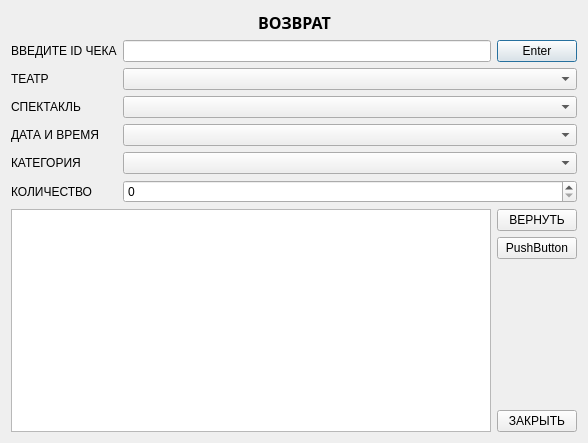
<?xml version="1.0" encoding="UTF-8"?>
<ui version="4.0">
 <class>DialogReturn</class>
 <widget class="QDialog" name="DialogReturn">
  <property name="geometry">
   <rect>
    <x>0</x>
    <y>0</y>
    <width>588</width>
    <height>443</height>
   </rect>
  </property>
  <property name="windowTitle">
   <string>DialogReturn</string>
  </property>
  <layout class="QVBoxLayout" name="verticalLayout_2">
   <item>
    <layout class="QHBoxLayout" name="horizontalLayout_2">
     <item>
      <spacer name="horizontalSpacer_3">
       <property name="orientation">
        <enum>Qt::Horizontal</enum>
       </property>
       <property name="sizeHint" stdset="0">
        <size>
         <width>156</width>
         <height>20</height>
        </size>
       </property>
      </spacer>
     </item>
     <item>
      <widget class="QLabel" name="label_2">
       <property name="font">
        <font>
         <family>Segoe UI Black</family>
         <pointsize>12</pointsize>
         <weight>75</weight>
         <bold>true</bold>
        </font>
       </property>
       <property name="text">
        <string>ВОЗВРАТ</string>
       </property>
      </widget>
     </item>
     <item>
      <spacer name="horizontalSpacer_4">
       <property name="orientation">
        <enum>Qt::Horizontal</enum>
       </property>
       <property name="sizeHint" stdset="0">
        <size>
         <width>156</width>
         <height>20</height>
        </size>
       </property>
      </spacer>
     </item>
    </layout>
   </item>
   <item>
    <layout class="QFormLayout" name="formLayout">
     <item row="0" column="0">
      <widget class="QLabel" name="saleIdLabel">
       <property name="text">
        <string>ВВЕДИТЕ ID ЧЕКА</string>
       </property>
      </widget>
     </item>
     <item row="0" column="1">
      <layout class="QHBoxLayout" name="horizontalLayout">
       <item>
        <widget class="QLineEdit" name="lineEdit"/>
       </item>
       <item>
        <widget class="QPushButton" name="enterBillId">
         <property name="text">
          <string>Enter</string>
         </property>
        </widget>
       </item>
      </layout>
     </item>
     <item row="1" column="0">
      <widget class="QLabel" name="theaterLabel">
       <property name="text">
        <string>ТЕАТР</string>
       </property>
      </widget>
     </item>
     <item row="1" column="1">
      <widget class="QComboBox" name="thBox"/>
     </item>
     <item row="2" column="0">
      <widget class="QLabel" name="specLabel">
       <property name="text">
        <string>СПЕКТАКЛЬ</string>
       </property>
      </widget>
     </item>
     <item row="2" column="1">
      <widget class="QComboBox" name="spBox"/>
     </item>
     <item row="3" column="0">
      <widget class="QLabel" name="datetimeLabel">
       <property name="text">
        <string>ДАТА И ВРЕМЯ</string>
       </property>
      </widget>
     </item>
     <item row="3" column="1">
      <widget class="QComboBox" name="dtBox"/>
     </item>
     <item row="4" column="0">
      <widget class="QLabel" name="categoryLabel">
       <property name="text">
        <string>КАТЕГОРИЯ</string>
       </property>
      </widget>
     </item>
     <item row="4" column="1">
      <widget class="QComboBox" name="ctBox"/>
     </item>
     <item row="5" column="0">
      <widget class="QLabel" name="quantityLabel">
       <property name="text">
        <string>КОЛИЧЕСТВО</string>
       </property>
      </widget>
     </item>
     <item row="5" column="1">
      <widget class="QSpinBox" name="qnBox"/>
     </item>
    </layout>
   </item>
   <item>
    <layout class="QHBoxLayout" name="horizontalLayout_8">
     <item>
      <widget class="QTableWidget" name="tableWidget"/>
     </item>
     <item>
      <layout class="QVBoxLayout" name="verticalLayout">
       <item>
        <widget class="QPushButton" name="returnButton">
         <property name="text">
          <string>ВЕРНУТЬ</string>
         </property>
        </widget>
       </item>
       <item>
        <widget class="QPushButton" name="pushButton">
         <property name="text">
          <string>PushButton</string>
         </property>
        </widget>
       </item>
       <item>
        <spacer name="verticalSpacer">
         <property name="orientation">
          <enum>Qt::Vertical</enum>
         </property>
         <property name="sizeHint" stdset="0">
          <size>
           <width>20</width>
           <height>40</height>
          </size>
         </property>
        </spacer>
       </item>
       <item>
        <widget class="QPushButton" name="closeButton">
         <property name="text">
          <string>ЗАКРЫТЬ</string>
         </property>
        </widget>
       </item>
      </layout>
     </item>
    </layout>
   </item>
  </layout>
  <zorder></zorder>
 </widget>
 <layoutdefault spacing="6" margin="11"/>
 <resources/>
 <connections>
  <connection>
   <sender>lineEdit</sender>
   <signal>textChanged(QString)</signal>
   <receiver>DialogReturn</receiver>
   <slot>TextChanged(QString)</slot>
   <hints>
    <hint type="sourcelabel">
     <x>450</x>
     <y>53</y>
    </hint>
    <hint type="destinationlabel">
     <x>473</x>
     <y>31</y>
    </hint>
   </hints>
  </connection>
  <connection>
   <sender>closeButton</sender>
   <signal>clicked()</signal>
   <receiver>DialogReturn</receiver>
   <slot>reject()</slot>
   <hints>
    <hint type="sourcelabel">
     <x>528</x>
     <y>424</y>
    </hint>
    <hint type="destinationlabel">
     <x>528</x>
     <y>437</y>
    </hint>
   </hints>
  </connection>
  <connection>
   <sender>enterBillId</sender>
   <signal>clicked()</signal>
   <receiver>DialogReturn</receiver>
   <slot>SaleIdEntered()</slot>
   <hints>
    <hint type="sourcelabel">
     <x>562</x>
     <y>53</y>
    </hint>
    <hint type="destinationlabel">
     <x>581</x>
     <y>56</y>
    </hint>
   </hints>
  </connection>
  <connection>
   <sender>thBox</sender>
   <signal>activated(QString)</signal>
   <receiver>DialogReturn</receiver>
   <slot>TheaterSelected(QString)</slot>
   <hints>
    <hint type="sourcelabel">
     <x>115</x>
     <y>81</y>
    </hint>
    <hint type="destinationlabel">
     <x>96</x>
     <y>81</y>
    </hint>
   </hints>
  </connection>
  <connection>
   <sender>spBox</sender>
   <signal>activated(QString)</signal>
   <receiver>DialogReturn</receiver>
   <slot>SpectacleSelected(QString)</slot>
   <hints>
    <hint type="sourcelabel">
     <x>121</x>
     <y>111</y>
    </hint>
    <hint type="destinationlabel">
     <x>95</x>
     <y>109</y>
    </hint>
   </hints>
  </connection>
  <connection>
   <sender>dtBox</sender>
   <signal>activated(QString)</signal>
   <receiver>DialogReturn</receiver>
   <slot>DatetimeSelected(QString)</slot>
   <hints>
    <hint type="sourcelabel">
     <x>114</x>
     <y>134</y>
    </hint>
    <hint type="destinationlabel">
     <x>99</x>
     <y>134</y>
    </hint>
   </hints>
  </connection>
  <connection>
   <sender>ctBox</sender>
   <signal>activated(int)</signal>
   <receiver>DialogReturn</receiver>
   <slot>CategorySelected(int)</slot>
   <hints>
    <hint type="sourcelabel">
     <x>110</x>
     <y>160</y>
    </hint>
    <hint type="destinationlabel">
     <x>86</x>
     <y>160</y>
    </hint>
   </hints>
  </connection>
 </connections>
 <slots>
  <slot>TextChanged(QString)</slot>
  <slot>SaleIdEntered()</slot>
  <slot>TheaterSelected(QString)</slot>
  <slot>SpectacleSelected(QString)</slot>
  <slot>DatetimeSelected(QString)</slot>
  <slot>CategorySelected(int)</slot>
 </slots>
</ui>
